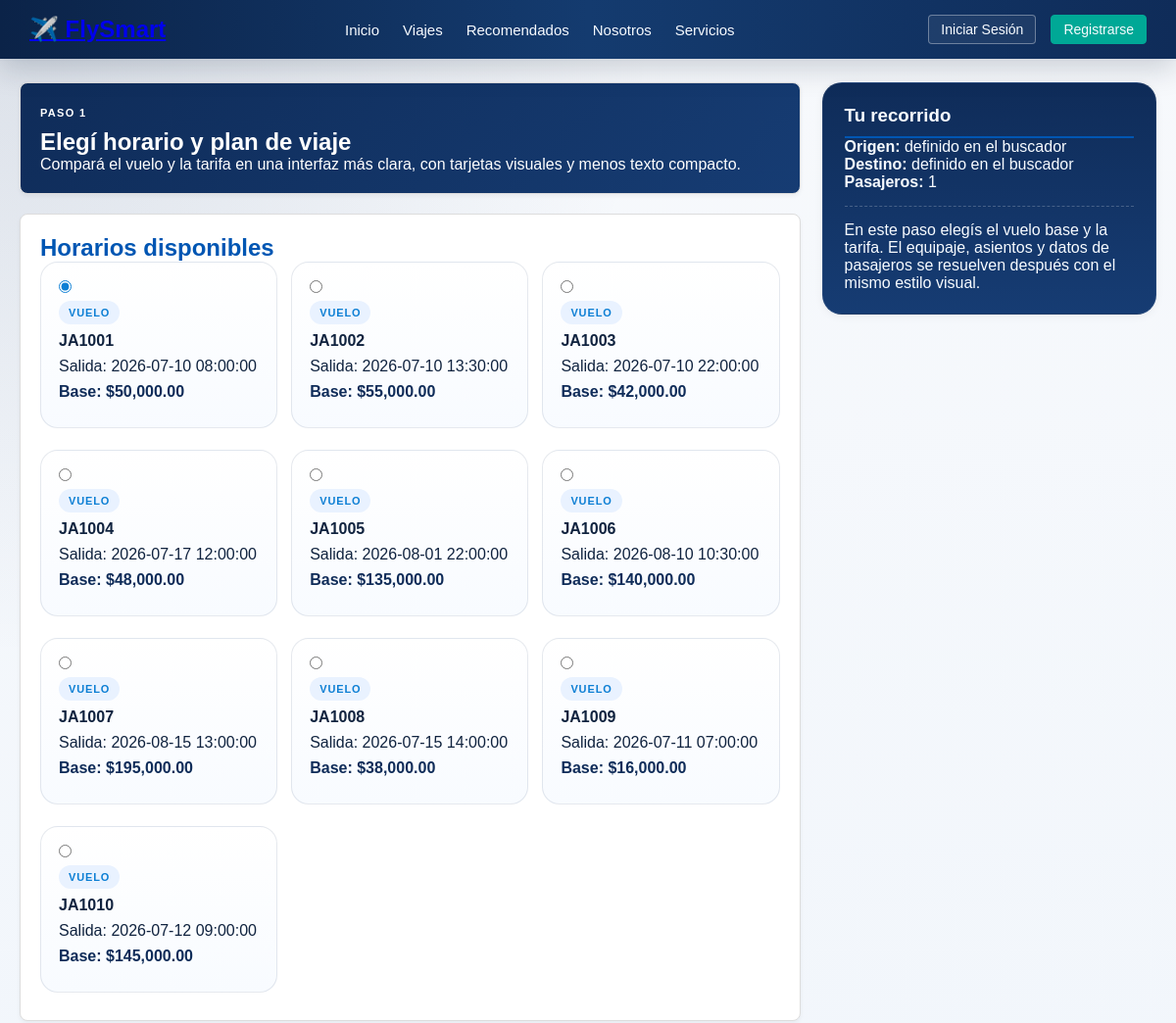
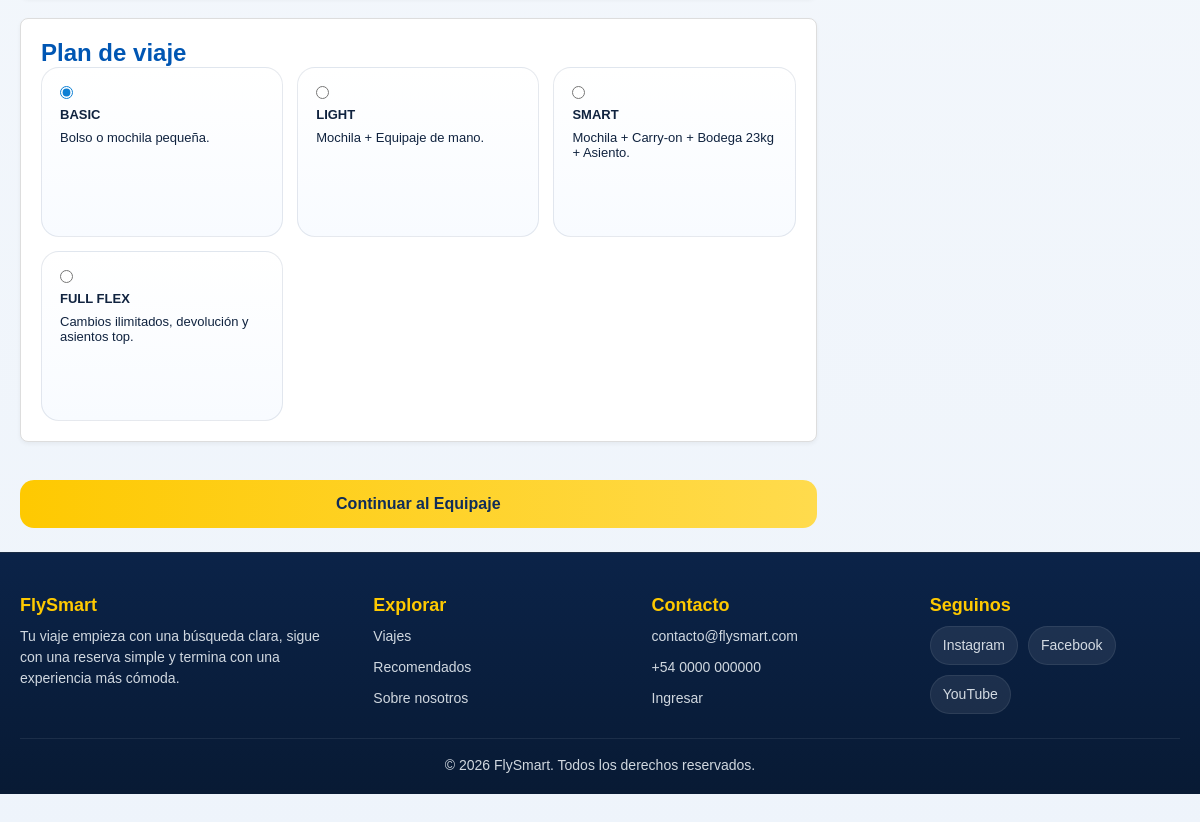
The page /Aerolinea/consultas/proceso_compra/vuelos.php on the database its author committed (2 pictures, top to bottom).
### tables this page shows
CREATE TABLE `vuelos` (
  `id_vuelo` int(11) NOT NULL AUTO_INCREMENT,
  `numero_vuelo` varchar(20) NOT NULL,
  `id_avion` int(11) NOT NULL,
  `origen_iata` varchar(3) NOT NULL,
  `destino_iata` varchar(3) NOT NULL,
  `fecha_salida` datetime NOT NULL,
  `fecha_llegada` datetime NOT NULL,
  `precio_base_vuelo` decimal(10,2) NOT NULL,
  `estado_vuelo` varchar(20) NOT NULL,
  PRIMARY KEY (`id_vuelo`),
  KEY `id_avion` (`id_avion`),
  KEY `origen_iata` (`origen_iata`),
  KEY `destino_iata` (`destino_iata`),
  CONSTRAINT `fk_vuelos_avion` FOREIGN KEY (`id_avion`) REFERENCES `aviones` (`id_avion`),
  CONSTRAINT `fk_vuelos_destino` FOREIGN KEY (`destino_iata`) REFERENCES `aeropuertos` (`codigo_iata`),
  CONSTRAINT `fk_vuelos_origen` FOREIGN KEY (`origen_iata`) REFERENCES `aeropuertos` (`codigo_iata`)
);

CREATE TABLE `planes_tarifas` (
  `id_plan` int(11) NOT NULL AUTO_INCREMENT,
  `nombre_plan` varchar(50) NOT NULL,
  `descripcion` text DEFAULT NULL,
  `cargo_extra_plan` decimal(10,2) NOT NULL DEFAULT 0.00,
  PRIMARY KEY (`id_plan`)
);

### Aerolinea/consultas/proceso_compra/vuelos.php (the view, shortened to what this page needs)
<?php
require_once '../../config/conexion.php';
$vuelos = $pdo->query("SELECT id_vuelo, numero_vuelo, fecha_salida, precio_base_vuelo FROM vuelos")->fetchAll();
$planes = $pdo->query("SELECT id_plan, nombre_plan, descripcion FROM planes_tarifas")->fetchAll();
$primerVuelo = $vuelos[0] ?? null;
$primerPlan = $planes[0] ?? null;
include_once '../../includes/header.php';
?>
<section class="contenedor-vuelos">
    <div class="main-content">
        <div class="card hero-step">
            <p class="eyebrow">Paso 1</p>
            <h2>Elegí horario y plan de viaje</h2>
            <p>Compará el vuelo y la tarifa en una interfaz más clara, con tarjetas visuales y menos texto compacto.</p>
        </div>
        <form action="equipaje.php" method="POST">
            <div class="card">
                <h2>Horarios disponibles</h2>
                <div class="grid-vuelos">
                    <?php foreach($vuelos as $v): ?>
                        <label class="opcion-vuelo">
                            <input type="radio" name="id_vuelo" value="<?=$v['id_vuelo']?>" required <?= ($primerVuelo && $v['id_vuelo'] === $primerVuelo['id_vuelo']) ? 'checked' : '' ?>>
                            <span class="badge-vuelo">Vuelo</span>
                            <strong><?=$v['numero_vuelo']?></strong>
                            <p>Salida: <?=$v['fecha_salida']?></p>
                            <span class="precio-vuelo">Base: $<?=number_format($v['precio_base_vuelo'], 2)?></span>
                        </label>
                    <?php endforeach; ?>
                </div>
            </div>
            <div class="card">
                <h2>Plan de viaje</h2>
                <div class="grid-planes">
                    <?php foreach($planes as $p): ?>
                        <label class="opcion-plan">
                            <input type="radio" name="id_plan" value="<?=$p['id_plan']?>" required <?= ($primerPlan && $p['id_plan'] === $primerPlan['id_plan']) ? 'checked' : '' ?>>
                            <strong><?=$p['nombre_plan']?></strong>
                            <p><?=$p['descripcion']?></p>
                        </label>
                    <?php endforeach; ?>
                </div>
            </div>
            <button type="submit" class="btn-continuar">Continuar al Equipaje</button>
        </form>
    </div>
    <aside class="sidebar-resumen">
        <h3>Tu recorrido</h3>
        <p><strong>Origen:</strong> definido en el buscador</p>
        <p><strong>Destino:</strong> definido en el buscador</p>
        <p><strong>Pasajeros:</strong> <?= (int)($_SESSION['pasajeros'] ?? 1) ?></p>
        <hr class="separador">
        <p>En este paso elegís el vuelo base y la tarifa. El equipaje, asientos y datos de pasajeros se resuelven después con el mismo estilo visual.</p>
    </aside>
</section>
<?php include_once '../../includes/footer.php'; ?>
</body>
</html>

### Aerolinea/css/estilos.css (style rules this page uses)
:root { --primary-color: #0f2c59; --secondary-color: #00a896; --orange-color: #ff9f1c; --light-bg: #f4f6f9; --dark-text: #333; }
* { box-sizing: border-box; margin: 0; padding: 0; font-family: sans-serif; }
body { background-color: var(--light-bg); color: var(--dark-text); padding-bottom: 50px; }
.main-content { flex: 3; }
.sidebar-resumen { flex: 1; background: white; padding: 20px; border-radius: 8px; box-shadow: 0 2px 10px rgba(0,0,0,0.05); height: fit-content; }
.card { background: white; padding: 25px; border-radius: 8px; box-shadow: 0 2px 10px rgba(0,0,0,0.05); margin-bottom: 20px; }
body { font-family: "Segoe UI", "Trebuchet MS", Arial, sans-serif; background: radial-gradient(circle at top left, rgba(15, 44, 89, 0.12), transparent 30%), linear-gradient(180deg, #f7f9fc 0%, #eef4fb 100%); color: #10233f; }
.service-card, .card, .trip-card, .travel-card, .about-panel { border: 1px solid rgba(15, 44, 89, 0.08); box-shadow: 0 18px 45px rgba(15, 44, 89, 0.08); border-radius: 20px; background: rgba(255, 255, 255, 0.94); }
.card { padding: 28px; }
.eyebrow { display: inline-flex; align-items: center; gap: 8px; text-transform: uppercase; letter-spacing: 0.12em; font-size: 11px; color: #0d7fd4; font-weight: 800; margin-bottom: 10px; }
html, body { min-height: 100%; }
body { min-height: 100vh; display: flex; flex-direction: column; }

### Aerolinea/css/proceso_compra/vuelos.css (style rules this page uses)
.contenedor-vuelos { display: grid; grid-template-columns: 2fr 1fr; gap: 20px; max-width: 1200px; margin: 20px auto; padding: 0 20px; font-family: sans-serif; }
.card { border: 1px solid #ddd; padding: 20px; border-radius: 8px; margin-bottom: 20px; background: #fff; box-shadow: 0 2px 4px rgba(0,0,0,0.05); }
.card h2 { color: #0056b3; margin-top: 0; }
.opcion-vuelo { display: block; border: 1px solid #ccc; padding: 12px; margin-bottom: 8px; border-radius: 6px; cursor: pointer; background: #fff; transition: background 0.2s, border-color 0.2s; }
.grid-planes { display: grid; grid-template-columns: repeat(auto-fit, minmax(200px, 1fr)); gap: 10px; }
.opcion-plan { border: 1px solid #ddd; padding: 10px; border-radius: 6px; background: #fafafa; display: block; cursor: pointer; font-size: 13px; transition: background 0.2s; }
.btn-continuar { background: #0056b3; color: #fff; padding: 14px 30px; border: none; border-radius: 4px; cursor: pointer; font-weight: bold; font-size: 16px; width: 100%; transition: background 0.2s; }
.sidebar-resumen { border: 1px solid #0056b3; padding: 20px; border-radius: 8px; background: #f4f8ff; height: fit-content; position: sticky; top: 20px; }
.sidebar-resumen h3 { color: #0056b3; border-bottom: 2px solid #0056b3; padding-bottom: 10px; margin-top: 0; }
.separador { border: 0; border-top: 1px dashed #0056b3; margin: 15px 0; }
.contenedor-vuelos { display: grid; grid-template-columns: minmax(0, 2.1fr) minmax(280px, 0.9fr); gap: 22px; max-width: 1240px; margin: 24px auto; padding: 0 20px; }
.hero-step { background: linear-gradient(135deg, #0f2c59, #163c73); color: #fff; }
.hero-step h2, .hero-step p { color: #fff; }
.grid-vuelos, .grid-planes { display: grid; grid-template-columns: repeat(auto-fit, minmax(240px, 1fr)); gap: 14px; }
.opcion-vuelo, .opcion-plan { border: 1px solid rgba(15, 44, 89, 0.1); border-radius: 18px; padding: 18px; background: linear-gradient(180deg, #ffffff, #f8fbff); cursor: pointer; transition: transform 0.2s ease, box-shadow 0.2s ease, border-color 0.2s ease; display: flex; flex-direction: column; gap: 8px; min-height: 170px; }
.opcion-vuelo input, .opcion-plan input { align-self: flex-start; accent-color: #0d7fd4; }
.badge-vuelo { align-self: flex-start; display: inline-flex; padding: 6px 10px; border-radius: 999px; background: #e9f2ff; color: #0d7fd4; font-size: 11px; font-weight: 800; text-transform: uppercase; letter-spacing: 0.08em; }
.precio-vuelo { color: #0f2c59; font-weight: 800; }
.btn-continuar { background: linear-gradient(90deg, #fec901, #ffdb4d); color: #0f2c59; border: none; padding: 15px 28px; border-radius: 14px; cursor: pointer; font-weight: 900; width: 100%; margin-top: 18px; font-size: 16px; }
.sidebar-resumen { background: linear-gradient(180deg, #0f2c59, #163c73); color: #f7fbff; border: 1px solid rgba(255, 255, 255, 0.08); border-radius: 20px; padding: 22px; height: fit-content; position: sticky; top: 20px; }
.sidebar-resumen h3, .sidebar-resumen p { color: #f7fbff; }
.sidebar-resumen .separador { border-top-color: rgba(255, 255, 255, 0.22); }

### rows shown on the page
vuelos: id_vuelo "☑ VUELO JA1001 Salida: 2026-07-", numero_vuelo "JA1001", fecha_salida "2026-07-10 08:00:00", precio_base_vuelo "50,000.00"
vuelos: id_vuelo "☐ VUELO JA1002 Salida: 2026-07-", numero_vuelo "JA1002", fecha_salida "2026-07-10 13:30:00", precio_base_vuelo "55,000.00"
vuelos: id_vuelo "☐ VUELO JA1003 Salida: 2026-07-", numero_vuelo "JA1003", fecha_salida "2026-07-10 22:00:00", precio_base_vuelo "42,000.00"
vuelos: id_vuelo "☐ VUELO JA1004 Salida: 2026-07-", numero_vuelo "JA1004", fecha_salida "2026-07-17 12:00:00", precio_base_vuelo "48,000.00"
vuelos: id_vuelo "☐ VUELO JA1005 Salida: 2026-08-", numero_vuelo "JA1005", fecha_salida "2026-08-01 22:00:00", precio_base_vuelo "135,000.00"
vuelos: id_vuelo "☐ VUELO JA1006 Salida: 2026-08-", numero_vuelo "JA1006", fecha_salida "2026-08-10 10:30:00", precio_base_vuelo "140,000.00"
vuelos: id_vuelo "☐ VUELO JA1007 Salida: 2026-08-", numero_vuelo "JA1007", fecha_salida "2026-08-15 13:00:00", precio_base_vuelo "195,000.00"
vuelos: id_vuelo "☐ VUELO JA1008 Salida: 2026-07-", numero_vuelo "JA1008", fecha_salida "2026-07-15 14:00:00", precio_base_vuelo "38,000.00"
vuelos: id_vuelo "☐ VUELO JA1009 Salida: 2026-07-", numero_vuelo "JA1009", fecha_salida "2026-07-11 07:00:00", precio_base_vuelo "16,000.00"
vuelos: id_vuelo "☐ VUELO JA1010 Salida: 2026-07-", numero_vuelo "JA1010", fecha_salida "2026-07-12 09:00:00", precio_base_vuelo "145,000.00"
planes_tarifas: id_plan "☑ BASIC Bolso o mochila pequeña", nombre_plan "BASIC", descripcion "Bolso o mochila pequeña."
planes_tarifas: id_plan "☐ LIGHT Mochila + Equipaje de m", nombre_plan "LIGHT", descripcion "Mochila + Equipaje de mano."
planes_tarifas: id_plan "☐ SMART Mochila + Carry-on + Bo", nombre_plan "SMART", descripcion "Mochila + Carry-on + Bodega 23kg + Asiento."
planes_tarifas: id_plan "☐ FULL FLEX Cambios ilimitados,", nombre_plan "FULL FLEX", descripcion "Cambios ilimitados, devolución y asientos top."

### other values the page prints
$_SESSION['pasajeros'] "1"
